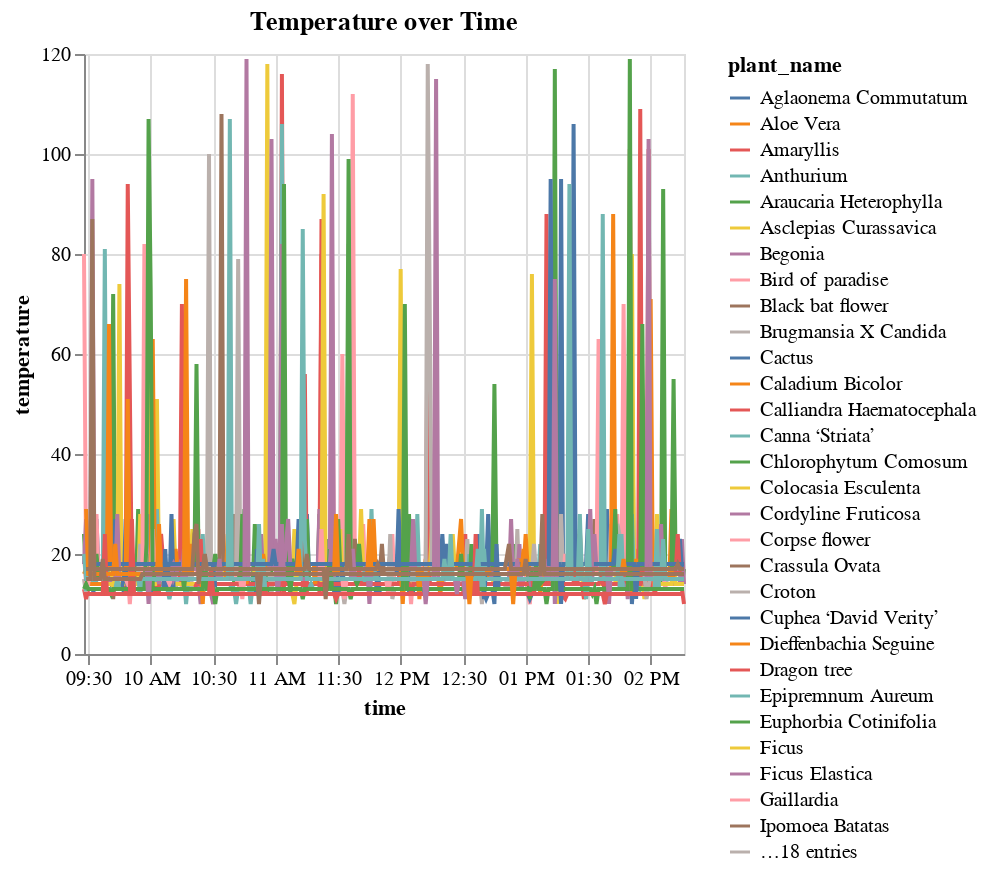

The cell this chart's notebook holds for it:
### Code cell
alt.Chart(temp_recordings, title="Temperature over Time").mark_line().encode(
    x="time:T",
    y="temperature:Q",
    color="plant_name:N"
)

### Figure 1 — Vega specification as saved in the notebook (floating-point values rounded to 4 significant figures; data arrays with more than 128 entries replaced by an {"elided": "..."} marker saying what was removed)
{"$schema": "https://vega.github.io/schema/vega/v5.json", "data": [{"name": "source_0", "values": {"elided": "13314 records"}, "transform": [{"type": "formula", "expr": "toDate(datum['time'])", "as": "time"}]}, {"name": "source_0_y_domain_temperature", "values": [{"min": 10, "max": 119}]}, {"name": "source_0_color_domain_plant_name", "values": [{"plant_name": "Venus flytrap"}, {"plant_name": "Corpse flower"}, {"plant_name": "Rafflesia arnoldii"}, {"plant_name": "Black bat flower"}, {"plant_name": "Pitcher plant"}, {"plant_name": "Wollemi pine"}, {"plant_name": "Bird of paradise"}, {"plant_name": "Cactus"}, {"plant_name": "Dragon tree"}, {"plant_name": "Asclepias Curassavica"}, {"plant_name": "Brugmansia X Candida"}, {"plant_name": "Canna ‘Striata’"}, {"plant_name": "Colocasia Esculenta"}, {"plant_name": "Cuphea ‘David Verity’"}, {"plant_name": "Euphorbia Cotinifolia"}, {"plant_name": "Ipomoea Batatas"}, {"plant_name": "Manihot Esculenta ‘Variegata’"}, {"plant_name": "Musa Basjoo"}, {"plant_name": "Salvia Splendens"}, {"plant_name": "Anthurium"}, {"plant_name": "Cordyline Fruticosa"}, {"plant_name": "Ficus"}, {"plant_name": "Palm Trees"}, {"plant_name": "Dieffenbachia Seguine"}, {"plant_name": "Spathiphyllum"}, {"plant_name": "Croton"}, {"plant_name": "Aloe Vera"}, {"plant_name": "Ficus Elastica"}, {"plant_name": "Sansevieria Trifasciata"}, {"plant_name": "Philodendron Hederaceum"}, {"plant_name": "Schefflera Arboricola"}, {"plant_name": "Aglaonema Commutatum"}, {"plant_name": "Tacca Integrifolia"}, {"plant_name": "Psychopsis Papilio"}, {"plant_name": "Gaillardia"}, {"plant_name": "Amaryllis"}, {"plant_name": "Caladium Bicolor"}, {"plant_name": "Chlorophytum Comosum"}, {"plant_name": "Araucaria Heterophylla"}, {"plant_name": "Begonia"}, {"plant_name": "Medinilla Magnifica"}, {"plant_name": "Calliandra Haematocephala"}, {"plant_name": "Zamioculcas Zamiifolia"}, {"plant_name": "Epipremnum Aureum"}, {"plant_name": "Monstera Deliciosa"}, {"plant_name": "Saintpaulia Ionantha"}, {"plant_name": "Crassula Ovata"}]}], "marks": [{"type": "group", "name": "pathgroup", "from": {"facet": {"data": "source_0", "name": "faceted_path_main", "groupby": ["plant_name"]}}, "encode": {"update": {"width": {"field": {"signal": null, "datum": null, "group": "width", "parent": null}}, "height": {"field": {"signal": null, "datum": null, "group": "height", "parent": null}}}}, "marks": [{"type": "line", "name": "marks", "from": {"data": "faceted_path_main"}, "sort": {"field": "x"}, "encode": {"update": {"stroke": {"field": "plant_name", "scale": "color"}, "x": {"field": "time", "scale": "x"}, "y": {"field": "temperature", "scale": "y"}, "defined": {"signal": "isValid(datum[\"time\"]) && isFinite(+datum[\"time\"]) && isValid(datum[\"temperature\"]) && isFinite(+datum[\"temperature\"])"}}}, "style": ["line"]}]}], "scales": [{"name": "x", "type": "time", "domain": {"data": "source_0", "field": "time"}, "range": [0, {"signal": "width"}]}, {"name": "y", "type": "linear", "domain": [{"signal": "(data(\"source_0_y_domain_temperature\")[0] || {}).min"}, {"signal": "(data(\"source_0_y_domain_temperature\")[0] || {}).max"}], "range": [{"signal": "height"}, 0], "nice": true, "zero": true}, {"name": "color", "type": "ordinal", "domain": {"data": "source_0_color_domain_plant_name", "field": "plant_name", "sort": true}, "range": "category"}], "axes": [{"scale": "x", "grid": true, "aria": false, "tickCount": {"signal": "ceil(width/40)"}, "ticks": false, "gridScale": "y", "domain": false, "labels": false, "maxExtent": 0, "minExtent": 0, "zindex": 0, "orient": "bottom"}, {"scale": "y", "domain": false, "zindex": 0, "minExtent": 0, "orient": "left", "gridScale": "x", "labels": false, "grid": true, "maxExtent": 0, "tickCount": {"signal": "ceil(height/40)"}, "aria": false, "ticks": false}, {"scale": "x", "tickCount": {"signal": "ceil(width/40)"}, "labelFlush": true, "labelOverlap": true, "orient": "bottom", "title": "time", "zindex": 0, "grid": false}, {"scale": "y", "title": "temperature", "orient": "left", "tickCount": {"signal": "ceil(height/40)"}, "grid": false, "labelOverlap": true, "zindex": 0}], "title": {"text": "Temperature over Time", "frame": "group"}, "height": 300, "width": 300, "background": "white", "padding": 5, "legends": [{"stroke": "color", "symbolType": "stroke", "title": "plant_name"}], "style": "cell"}
